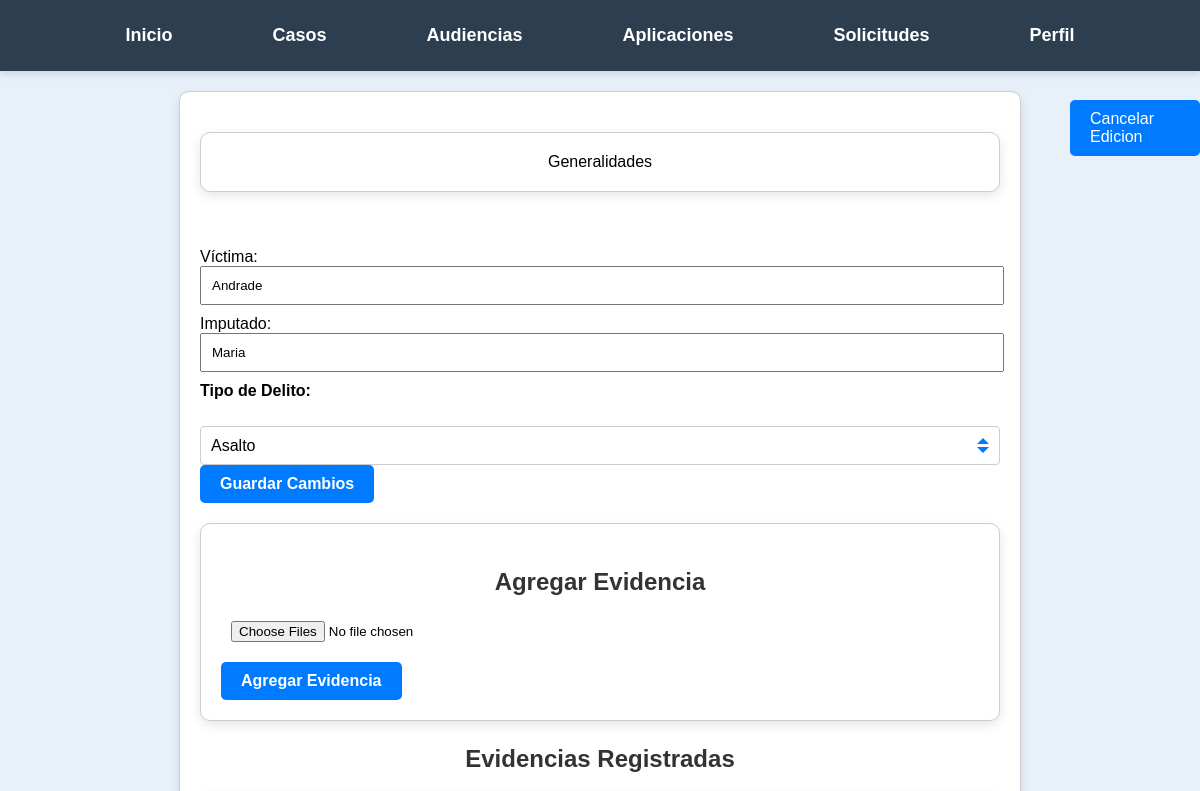
/Casos/editar_caso.php?referencia=2024-08-25-08-46-38-1598 (signed in, upper part), run on an earlier commit of the app's database.
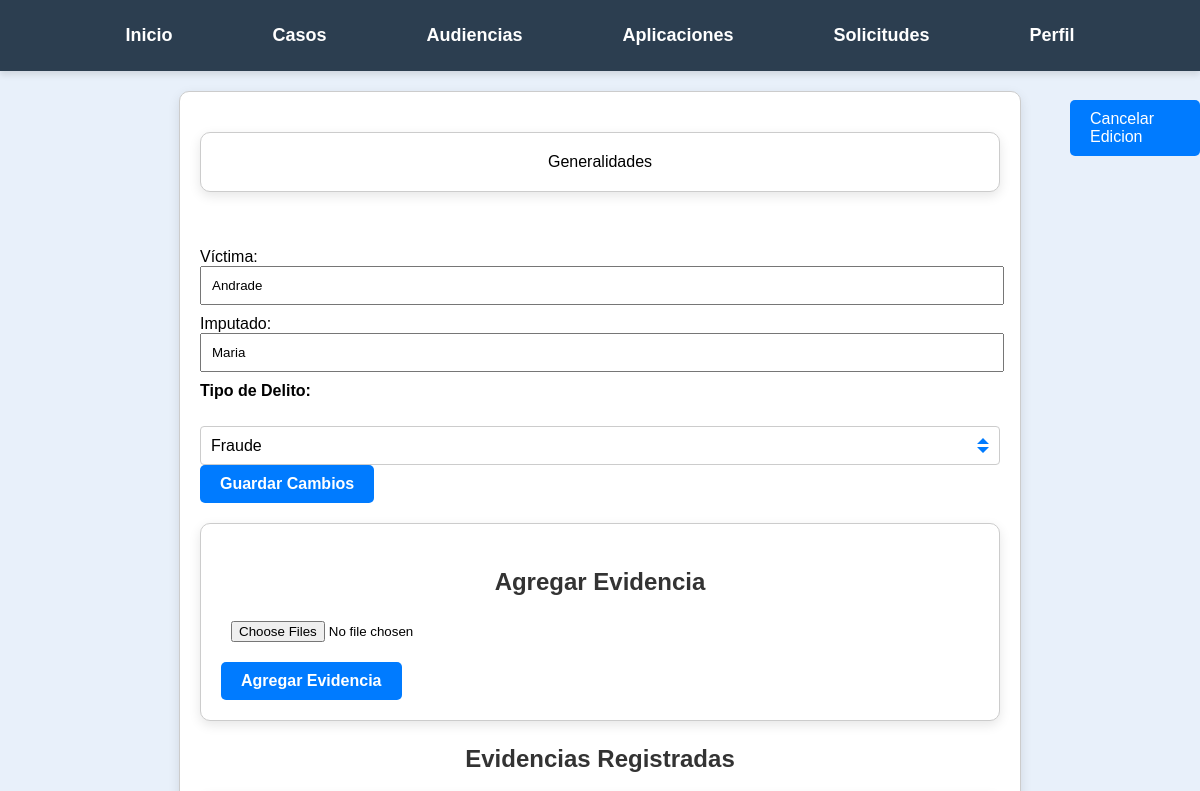
And on a later commit of the database.
### tables this page shows
CREATE TABLE `casos` (
  `id` int(11) NOT NULL,
  `referencia` varchar(255) DEFAULT NULL,
  `victima` varchar(255) DEFAULT NULL,
  `imputado` varchar(255) DEFAULT NULL,
  `tipo_delito` varchar(255) DEFAULT NULL,
  `documento` varchar(255) DEFAULT NULL,
  `fecha_creacion` date NOT NULL DEFAULT current_timestamp(),
  `estado` varchar(10) DEFAULT 'activo'
);

### Casos/editar_caso.php (the view, shortened to what this page needs)
<?php
$servername = "localhost";
$username = "root";
$password = "";
$dbname = "legalcc";
$conn = new mysqli($servername, $username, $password, $dbname);
$user_id = $_SESSION['user_id'];
$sql = "SELECT tipo FROM usuarios WHERE id = ?";
$stmt = $conn->prepare($sql);
$stmt->bind_param("i", $user_id);
$stmt->execute();
$stmt->bind_result($tipo_usuario);
?>
<?php
if (isset($_GET['referencia'])) {
    $servername = "localhost";
    $username = "root";
    $password = "";
    $database = "legalcc";
    $conn = new mysqli($servername, $username, $password, $database);
    $referencia = $_GET['referencia'];
    $sql = "SELECT * FROM casos WHERE referencia = '$referencia'";
    $result = $conn->query($sql);
    if ($result->num_rows > 0) {
        $row = $result->fetch_assoc();
        ?>
        <!DOCTYPE html>
        <html lang="es">
        <head>
        </head>
        <body>
        <nav>
        <ul>
            <li><a href="/Pagina_principal.php">Inicio</a></li>
            <li>
                <a href="/Casos/Buscar_Casos.php">Casos</a>
            </li>
            <li><a href="/Audiencias/Buscar_Audiencias.php">Audiencias</a></li>
            <li><a href="apps.php">Aplicaciones</a></li>
            <?php if ($tipo_usuario === 'juez'): ?>
            <li><a href="/Audiencias/ver_solicitudes.php">Solicitudes</a></li>
            <?php endif; ?>
            <li>
                <a href="/formularios/Perfil.php">Perfil</a>
            </li>
        </ul>
    </nav>
<a id="botonArribaIzquierda" href="/Casos/ver_detalle_caso.php?referencia=<?php echo $row['referencia']; ?>">Cancelar Edicion</a>
            <div class="card2">
            <div class="card2">
                <center>
                <label >Generalidades</label><br>
</div class="card2">
            <label ></label><br>
            <label ></label><br>
                <form action="actualizar_caso.php" method="post">
                    <label for="victima">Víctima:</label><br>
                    <input type="text" id="victima" name="victima" value="<?php echo $row['victima']; ?>"><br>
                    <label for="imputado">Imputado:</label><br>
                    <input type="text" id="imputado" name="imputado" value="<?php echo $row['imputado']; ?>"><br>
                    <div class="select-container">
                    <label for="tipo_delito">Tipo de Delito:</label><br>
                    <select id="tipo_delito" name="tipo_delito">
                        <option value="asalto" <?php if($row['tipo_delito'] == 'asalto') echo 'selected'; ?>>Asalto</option>
                        <option value="fraude" <?php if($row['tipo_delito'] == 'fraude') echo 'selected'; ?>>Fraude</option>
                    </select><br>
                    </div>
                    <button type="submit" class="btn btn-primary">Guardar Cambios</button>
                    </form>
                <div class="card2">
                    <h3>Agregar Evidencia</h3>
                    <form action="agregar_evidencia.php" method="post" enctype="multipart/form-data">
                        <input type="file" name="evidencia[]" multiple>
                        <button type="submit" class="btn btn-primary">Agregar Evidencia</button>
                    </form>
                </div>
                <?php
$sql_evidencia = "SELECT * FROM evidencias WHERE caso_referencia = '$referencia'";
$result_evidencia = $conn->query($sql_evidencia);
if ($result_evidencia->num_rows > 0) {
    echo "<div class='evidencia'>";
    echo "<h3>Evidencias Registradas</h3>";
    echo "</div>";
} else {
    echo "<p>No hay evidencia asociada a este caso.</p>";
}
?>
                </div>
        </body>
        </html>
        <?php
    } else {
        echo "No se encontraron detalles para la referencia de caso proporcionada.";
    }
} else {
    echo "No se proporcionó una referencia de caso válida.";
}
?>

What changed in the data, as far as the page shows it:
changed casos "Andrade": tipo_delito "Asalto" → "Fraude"
